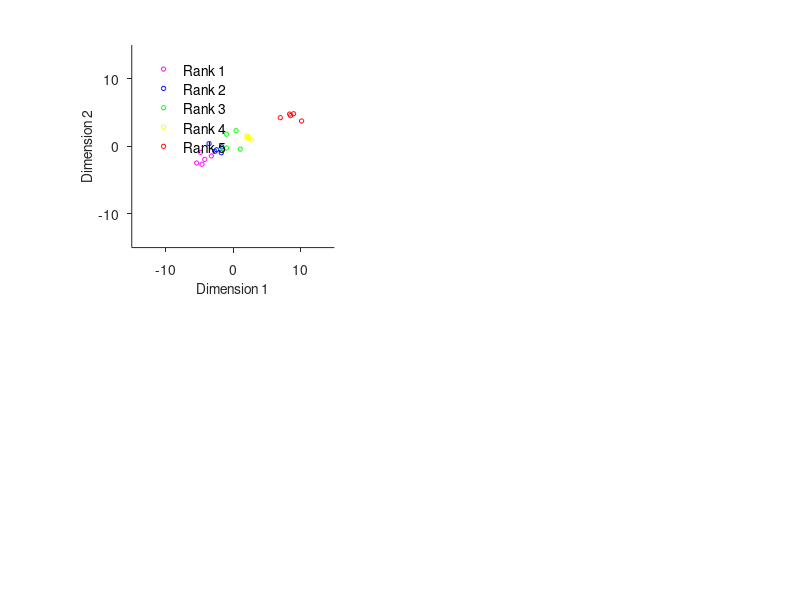

Write the MATLAB code that produced this figure. (Note: this script raises an error after producing the figure.)
clear all
addpath(genpath('./'))
FontSize=10;

%set the situation of the classification problem in the demo.
numClass=5;
numSampleForEachClass=5;
centerForEachClass=[-2 -1 0 1 4];
numFeatureDims=100;

%make data for validation
feature=[];
label=[];
for index_class=1:numClass
    temporal_feature=zeros(numSampleForEachClass,numFeatureDims);
    temporal_feature(:,1)=centerForEachClass(index_class).*2;
    temporal_feature(:,2)=centerForEachClass(index_class).*(+1);
    feature=[feature;temporal_feature];
    label=[label;ones(numSampleForEachClass,1).*index_class];
end
feature4training=feature+randn(size(feature)).*1;
feature4test=feature+randn(size(feature)).*1;

%make the scatter plot in the feature space
%the first and second dimension have information for classifcation, other
%dimensions are irrelevant.
%Classifiers must ignore irrelevant dimensions for godd classifications
figure
subplot(2,2,1)
hold on
for index_class=1:numClass
    switch index_class
        case 1
            str4color='m';
        case 2
            str4color='b';
        case 3
            str4color='g';
        case 4
            str4color='y';
        case 5
            str4color='r';
    end
    handle4legend(index_class)=scatter(feature4training(label==index_class,1),feature4training(label==index_class,2),10,str4color); 
end
hold off
handle4legend=legend(handle4legend,{'Rank 1','Rank 2','Rank 3','Rank 4','Rank 5'});
set(handle4legend,'Box','off','FontSize',FontSize,'Location','NorthWest')
set(gca,'Box','off','TickDir','out','TickLength',[0.02 0.02])
xlim([-15 15])
ylim([-15 15])
xlabel('Dimension 1','FontSize',FontSize)
ylabel('Dimension 2','FontSize',FontSize)
set(gca,'XTick',[-100:10:100],'FontSize',FontSize)
set(gca,'YTick',[-100:10:100],'FontSize',FontSize)
axis square


%Training of sparse ordianl logistic regression
model=SOLRtrain(feature4training,label);
%Prediction for test data
[predictedLabel_solr P]=SOLRpredict(feature4test,model);
score4SOLR=(sum(predictedLabel_solr==label)./length(predictedLabel_solr)).*100;

%plot the weights obtained
subplot(2,2,3)
weight=zeros(1,size(feature,2));
weight(model.effectiveDim)=model.beta;
bar(weight)
xlabel('Feature dimensions','FontSize',FontSize)
ylabel('Weight value','FontSize',FontSize)
set(gca,'XTick',[1 20:20:numFeatureDims],'FontSize',FontSize)
set(gca,'YTick',[0:1:10],'FontSize',FontSize)
xlim([0 numFeatureDims+1])
ylim([0 max(model.beta)+0.1])
set(gca,'Box','off','TickDir','out','TickLength',[0.02 0.02])

%classification with SLR (with a code implemented by Okito Yamashita)
[ww, ix_eff_all, errTable_tr, errTable_te, parm, AXall, Ptr, Pte] =...
    muclsfy_smlr(feature4training, label, feature4test, label);
score4SLR=100.*(sum(diag(errTable_te))./length(label));

%classification with SLiR and thresholding (with a code implemented by MasaAki Sato)
param4SLiR.Ntrain = 2000; 
param4SLiR.Nskip  = 2000; 
param4SLiR.data_norm =0;
model=[];
model = linear_map_sparse_cov(feature4training', label', model, param4SLiR);
predictedLabel_slir=predict_output(feature4test', model, param4SLiR)';
predictedLabel_slir=round(predictedLabel_slir);
predictedLabel_slir(predictedLabel_slir<1)=1;
predictedLabel_slir(predictedLabel_slir>numClass)=numClass;
score4SLiR=(sum(predictedLabel_slir==label)./length(predictedLabel_slir)).*100;

%compare the accuracy between SOLR, SLR, and SLiR.
subplot(2,2,4)
bar([score4SOLR score4SLR score4SLiR])
ylabel('% correct','FontSize',FontSize)
set(gca,'XTick',[1 2 3],'XTickLabel',{'SOLR','SMLR','SLiR'},'FontSize',FontSize)
set(gca,'YTick',[0:25:100],'FontSize',FontSize)
xlim([0 4])
ylim([0 100])
set(gca,'Box','off','TickDir','out','TickLength',[0.02 0.02])

saveas(gcf,'figDemoComp_SOLRvsSMLRvsSLiR_20171227.png','png')
